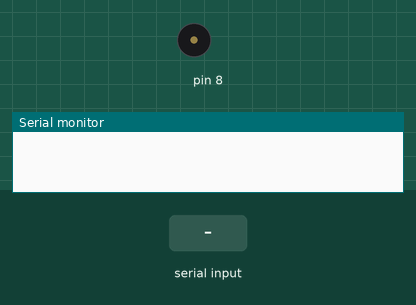
This sketch was run on a simulated Arduino Uno, built with avr-gcc and run on an emulated ATmega328P. Parts: buzzer (waves = sounding), the last lines printed to the serial monitor. The inputs (shaded band) are chosen by the test bench.

Above: at 1.2 s.
1.3 s: "90,45\n" received over Serial
At 1.7 s:
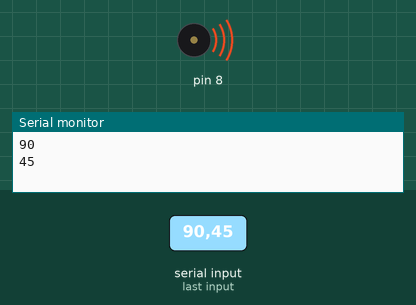
2.8 s: "30,150\n" received over Serial
At 3.3 s:
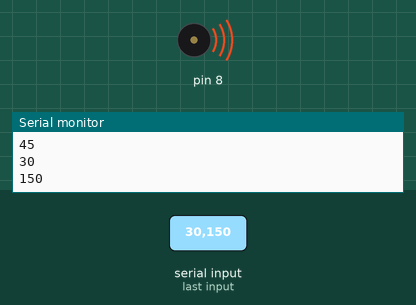
Timing chart, 0 to 5.8 s (numbered marks = the images above; inputs shaded):
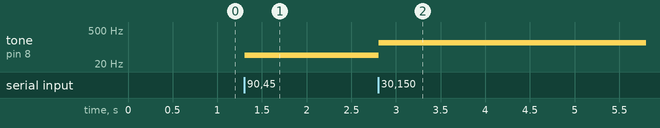

The sketch:

MidiSeri.ino
```cpp
class ToneGenerator {
private:
  int pin;

public:
  ToneGenerator(int pin) : pin(pin) {}
  ~ToneGenerator() {}

  void tone(int note) {
    if (note <= 0) {
      ::noTone(pin);
    } else {
      ::tone(pin, note);
    }
  }
};

class App {
private:
  ToneGenerator* gen;
  char buffer[128];

public:
  App() : gen(NULL) {
    gen = new ToneGenerator(8);
    clearBuffer();
  }

  ~App() {
    delete gen;
  }

  void clearBuffer() {
    for (size_t i = 0; i < sizeof(buffer); ++i) {
      buffer[i] = 0;
    }
  }

  void setup() {
    Serial.begin(9600);
    Serial.setTimeout(1000);
  }

  void loop() {
    if (Serial.available() <= 0) {
     return;
    }
    if (Serial.peek() == '\n') {
      Serial.read();
      return;
    }
    int note = Serial.parseInt();
    gen->tone(note);
    Serial.println(note);
  }
};

void* gApp;

void setup() {
  App* app = new App();
  app->setup();
  gApp = app;
}

void loop() {
  ((App*)gApp)->loop();
}
```

Measured:
- after the input at 1.3 s, tone on pin 8: silent → 45 Hz at once
- after the input at 2.8 s, tone on pin 8: 45 Hz → 150 Hz at once
